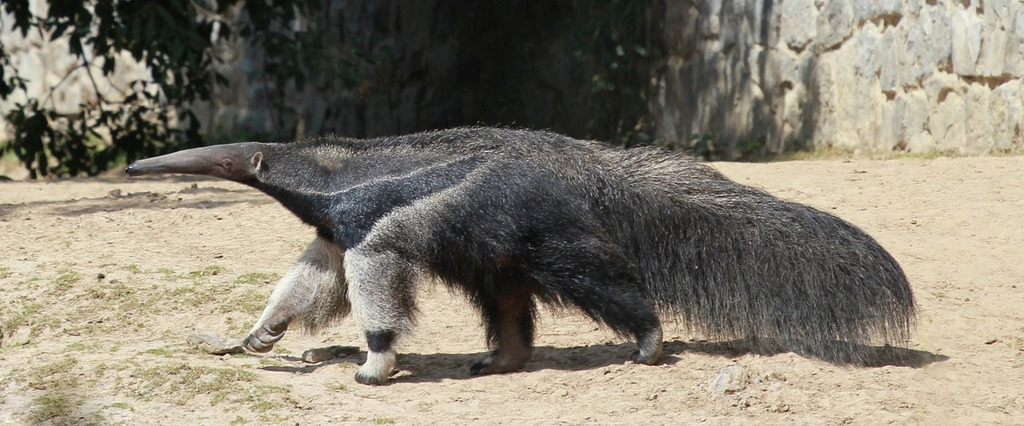
#> input picture images/img.png, 1024 x 426 px; its folder holds 4 pictures in this run
$ python resizer.py
#> lines starting #> are read from the running program, lines starting #| are printed output that depends on the picture
"""
THE APP:
Batch image resizer that processes all images in a folder and resizes
them to 50% of their original size using the Pillow library.
"""

# Import necessary libraries
import os
from PIL import Image

# Print header
print("Batch Image Resizer")
print("====================\n")

# Define folders
INPUT_DIR = 'images'
OUTPUT_DIR = 'resized_images'

# Define formats and new image scale
SUPPORTED_FORMATS = ('.jpg', '.jpeg', '.png', '.gif', '.bmp', '.webp')
SCALE_FACTOR = 0.5

# Create output folder if it doesn't exist
os.makedirs(OUTPUT_DIR, exist_ok=True)

# Get list of image files from input folder
print("Scanning images folder...")

if not os.path.isdir(INPUT_DIR):
    print(f"Input folder '{INPUT_DIR}' not found.")
    raise SystemExit(1)

image_files = [image for image in os.listdir(INPUT_DIR) if image.lower().endswith(SUPPORTED_FORMATS)]

if not image_files:
    print("No supported image files found. Nothing to do.")
    raise SystemExit(0)

print(f"Found {len(image_files)} images to resize\n")

# Print processing header
print("Processing images....")
print("----------------------")

success = 0
failed = 0

# Loop through each image file
for filename in image_files:
    # Build full path to input image and output image
    input_path = os.path.join(INPUT_DIR, filename)
    output_path = os.path.join(OUTPUT_DIR, filename)

    # Open the image
    try:
        with Image.open(input_path) as img:
            # Calculate new dimensions (50% of original)
#> img is the input picture: PIL image 1024x426 RGBA; mean R, G, B, A 133.8, 127.6, 113.2, 255
            new_width = int(img.width * SCALE_FACTOR)
#> new_width = 512
            new_height = int(img.height * SCALE_FACTOR)
#> new_height = 213

            # Print resizing info
            print(f"Resizing: {filename} ({img.width}x{img.height}) -> ({new_width}x{new_height})")
#| Resizing: img.png (1024x426) -> (512x213)

            # Resize the image
            resized_img = img.resize(
                (new_width, new_height),
                resample=Image.Resampling.LANCZOS
            )
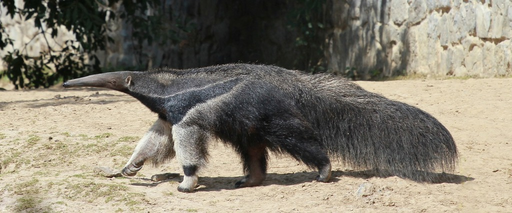
#> resized_img: PIL image 512x213 RGBA; mean R, G, B, A 133.8, 127.6, 113.2, 255

            # Save resized image
            resized_img.save(output_path)
            print(f"✔️ Saved to: {output_path}\n")
            success += 1
    except Exception as e:
        print(f"❌ Failed to process {filename}: {e}")
        failed += 1
#> pass 2 of the loop `for filename in image_files:`:
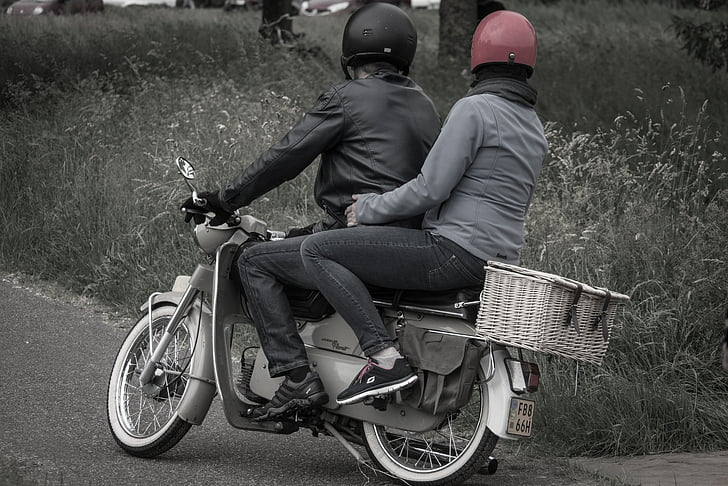
#> input picture images/img_1.png, 728 x 486 px
#> img is the input picture: PIL image 728x486 RGBA; mean R, G, B, A 77.7, 77.7, 75.4, 255
#| Resizing: img_1.png (728x486) -> (364x243)
#> `resized_img = img.resize( (new_width, new_height), resample=Image.Resa..`:
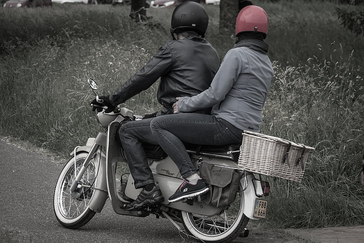
#> resized_img: PIL image 364x243 RGBA; mean R, G, B, A 77.7, 77.7, 75.4, 255

# Print completion message
print(f"[SUCCESS]: Resized {success} image(s), failed: {failed}.")
